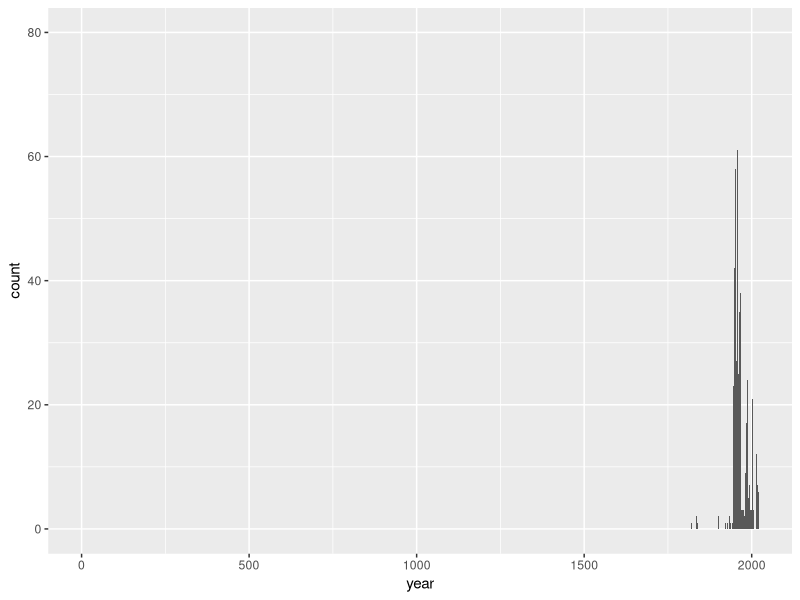
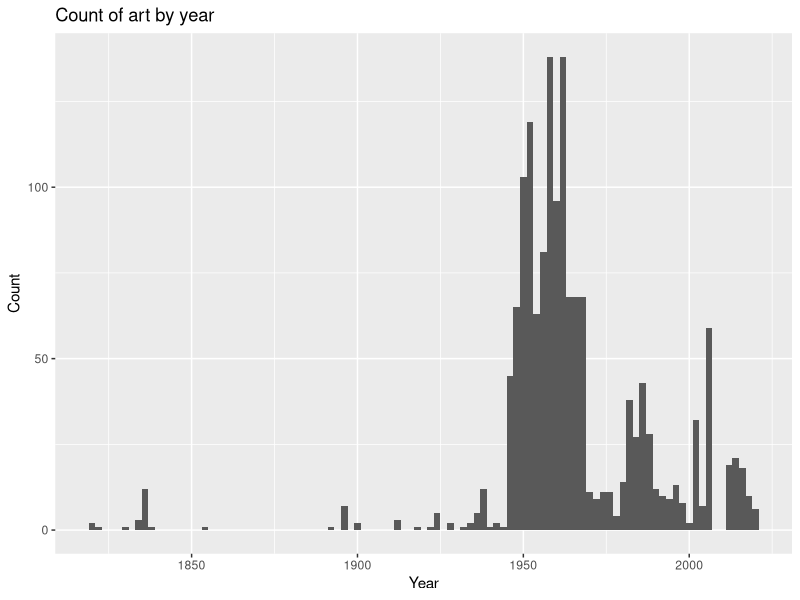

Source code (R) for these figures, in order:
## ---- chunk 1
library(tidyverse) 
library(skimr)
## ---- chunk 2
# Remove eval = FALSE or set it to TRUE once data is ready to be loaded
uoe_art <- read_csv("data/uoe-art.csv")
## ---- chunk 3
uoe_art <- uoe_art %>%
  separate(title, into = c("title", "date"), sep = "\\(") %>%
  mutate(year = str_remove(date, "\\)") %>% as.numeric()) %>%
  select(title, artist, year, link)
## ---- chunk 4
skim(uoe_art)
## ---- chunk 5
ggplot(data = uoe_art, aes(x = year)) +
  geom_histogram(binwidth = 1)
## ---- chunk 6
uoe_art %>% 
  filter(year == 2)

## ---- chunk 7
uoe_art$year[uoe_art$year == 2] <- 1964
uoe_art$title[uoe_art$title == "Death Mask"] <- "Death Mask(2)"
## ---- chunk 8
ggplot(data = uoe_art, aes(x = year)) +
  geom_histogram(binwidth = 2) +
  labs(x = "Year", y = "Count", title = "Count of art by year")
## ---- chunk 9
uoe_art %>%
  count(artist) %>%
  arrange(desc(n))
